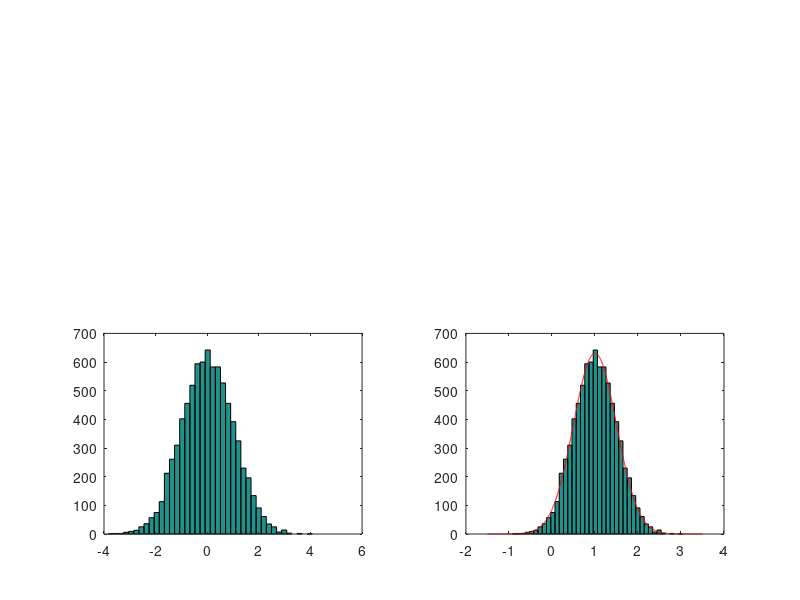

Write MATLAB code to recreate this figure.
%dc02e02b.m
N=8000; NB=40; % the number of samples and bins
g_noise=randn(1,N); % an 1xN random vector with N(0,1)
subplot(223), hist(g_noise,NB) % histogram having NB bins
m=1; sigma=1/2; % average and sigma=sqrt(deviation)
g_noise1=g_noise/2+1; % an 1xNB random vector with N(m,sigma^2)
subplot(224), hist(g_noise1,NB) % histogram
[ns,cs]=hist(g_noise1,NB); dx=cs(2)-cs(1); % bin width
x=m+[-500:500]*(sigma/100); % the range on the x-axis
f=exp(-(x-m).^2/(2*sigma^2))/sqrt(2*pi)/sigma; % Eq.(2.1.25)
hold on, plot(x,N*dx*f,'r')
sum(g_noise1)/N-m, sum((g_noise1-m).^2)/N-sigma^2
